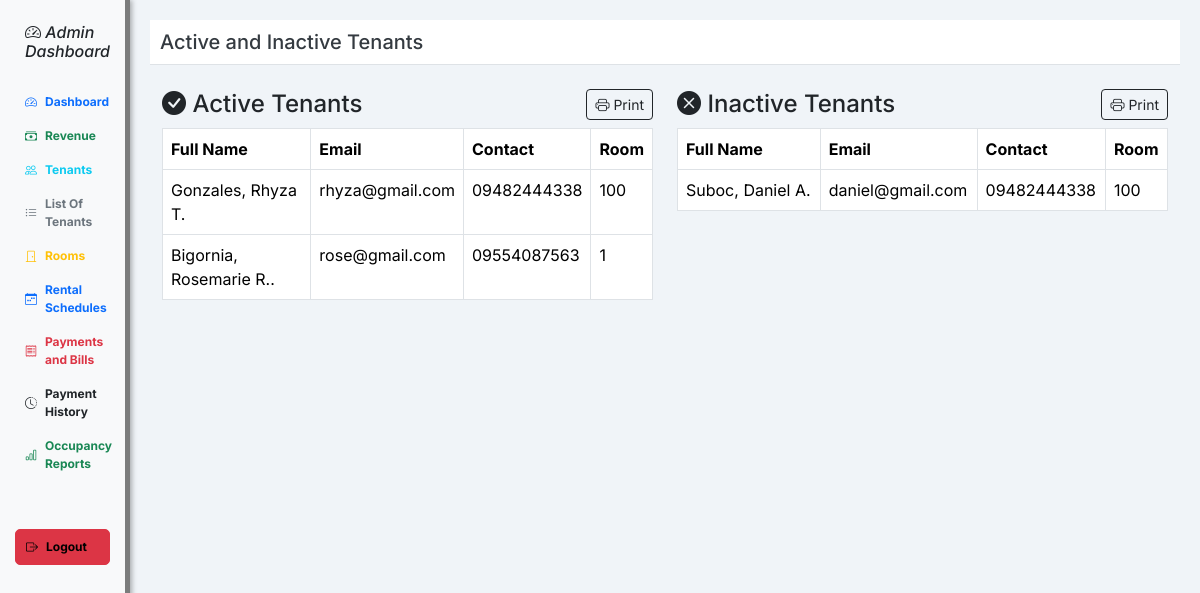
The page /admin/tenantlist.php on the database its author committed.
### tables this page shows
CREATE TABLE `tenant` (
  `tenant_id` int(11) NOT NULL,
  `firstname` varchar(255) NOT NULL,
  `lastname` varchar(255) NOT NULL,
  `mi` varchar(10) NOT NULL,
  `contactno` varchar(20) NOT NULL,
  `email` varchar(255) NOT NULL,
  `account_created` timestamp NOT NULL DEFAULT current_timestamp() ON UPDATE current_timestamp(),
  `status` varchar(100) DEFAULT NULL,
  `room_id` int(11) DEFAULT NULL
);

CREATE TABLE `room` (
  `room_id` int(11) NOT NULL,
  `roomnumber` varchar(100) NOT NULL,
  `capacity` varchar(100) NOT NULL,
  `price` varchar(100) NOT NULL,
  `status` varchar(100) NOT NULL,
  `photo` varchar(100) NOT NULL
);

### admin/tenantlist.php (the view, shortened to what this page needs)
<!DOCTYPE html>
<html lang="en">
<head>
  <link href="https://cdn.jsdelivr.net/npm/bootstrap@5.3.1/dist/css/bootstrap.min.css" rel="stylesheet"/>
  <link rel="stylesheet" href="https://cdn.jsdelivr.net/npm/bootstrap-icons@1.11.3/font/bootstrap-icons.css">
  <link rel="stylesheet" href="https://cdnjs.cloudflare.com/ajax/libs/font-awesome/6.4.0/css/all.min.css">
</head>
<body>
  <div class="d-flex">
    <nav class="sidebar">
      <h3 class="text-dark" style="font-size: 1.1rem;"><a href="dashboard.php" style="text-decoration: none; color: inherit;"> <strong>
            <h6> <i class="bi bi-speedometer2">
              Admin Dashboard</i> </h6>
          </strong></a></h3>
      <a href="dashboard.php" class="d-flex align-items-center gap-2 fw-bold text-primary">
        <i class="bi bi-speedometer2"></i> Dashboard
      </a>
      <a href="revenue.php" class="d-flex align-items-center gap-2 fw-bold text-success">
        <i class="bi bi-cash-stack"></i> Revenue
      </a>
      <a href="tenants.php" class="d-flex align-items-center gap-2 fw-bold text-info">
        <i class="bi bi-people"></i> Tenants
      </a>
      <a href="tenantlist.php" class="d-flex align-items-center gap-2 fw-bold text-secondary">
        <i class="bi bi-list-ul"></i> List Of Tenants
      </a>
      <a href="rooms.php" class="d-flex align-items-center gap-2 fw-bold text-warning">
        <i class="bi bi-door-closed"></i> Rooms
      </a>
      <a href="rentalsched.php" class="d-flex align-items-center gap-2 fw-bold text-primary">
        <i class="bi bi-calendar-week"></i> Rental Schedules
      </a>
      <a href="bills_payment.php" class="d-flex align-items-center gap-2 fw-bold text-danger">
        <i class="bi bi-receipt"></i> Payments and Bills
      </a>
      <a href="payment_history.php" class="d-flex align-items-center gap-2 fw-bold text-dark">
        <i class="bi bi-clock-history"></i> Payment History
      </a>
      <a href="occupancy.php" class="d-flex align-items-center gap-2 fw-bold text-success">
        <i class="bi bi-bar-chart"></i> Occupancy Reports
      </a>
      <a href="logout.php" class="mt-5 btn btn-danger btn-sm d-flex align-items-center gap-2 fw-bold" onclick="return confirm('Are you sure you want to logout?')">
        <i class="bi bi-box-arrow-right"></i> Logout
      </a>
    </nav>
    <div class="content">
      <div class="header">
        <h1>Active and Inactive Tenants</h1>
      </div>
      <div class="container mt-4">
        <div class="row">
          <div class="col-md-6 mb-4">
            <div class="d-flex justify-content-between align-items-center mb-2">
              <h4 class="mb-0"><i class="bi bi-check-circle-fill"></i> Active Tenants</h4>
              <button class="btn btn-outline-dark btn-sm" onclick="printActiveTable()"><i class="bi bi-printer"></i> Print</button>
            </div>
            <table class="table  print-active-table table-bordered" id="activeTable">
              <thead>
                <tr>
                  <th>Full Name</th>
                  <th>Email</th>
                  <th>Contact</th>
                  <th>Room</th>
                </tr>
              </thead>
              <tbody>
                <?php
                include('../conn.php');
                $active = mysqli_query($conn, "SELECT tenant.*, room.roomnumber FROM tenant LEFT JOIN room ON tenant.room_id = room.room_id WHERE tenant.status = 'Active'");
                while ($row = mysqli_fetch_array($active)) {
                  echo '<tr>';
                  echo '<td>' . $row['lastname'] . ', ' . $row['firstname'] . ' ' . $row['mi'] . '.</td>';
                  echo '<td>' . $row['email'] . '</td>';
                  echo '<td>' . $row['contactno'] . '</td>';
                  echo '<td>' . ($row['roomnumber'] ? $row['roomnumber'] : 'No Room Assigned') . '</td>';
                  echo '</tr>';
                }
                ?>
              </tbody>
            </table>
          </div>
          <div class="col-md-6 mb-4">
            <div class="d-flex justify-content-between align-items-center mb-2">
              <h4 class="mb-0"> <i class="bi bi-x-circle-fill"></i> Inactive Tenants</h4>
              <button class="btn btn-outline-dark btn-sm" onclick="printInactiveTable()"><i class="bi bi-printer"></i> Print</button>
            </div>
            <table class="table print-inactive-table table-bordered" id="inactiveTable">
              <thead>
                <tr>
                  <th>Full Name</th>
                  <th>Email</th>
                  <th>Contact</th>
                  <th>Room</th>
                </tr>
              </thead>
              <tbody>
                <?php
                $inactive = mysqli_query($conn, "SELECT tenant.*, room.roomnumber FROM tenant LEFT JOIN room ON tenant.room_id = room.room_id WHERE tenant.status = 'Inactive'");
                while ($row = mysqli_fetch_array($inactive)) {
                  echo '<tr>';
                  echo '<td>' . $row['lastname'] . ', ' . $row['firstname'] . ' ' . $row['mi'] . '.</td>';
                  echo '<td>' . $row['email'] . '</td>';
                  echo '<td>' . $row['contactno'] . '</td>';
                  echo '<td>' . ($row['roomnumber'] ? $row['roomnumber'] : 'No Room Assigned') . '</td>';
                  echo '</tr>';
                }
                ?>
              </tbody>
            </table>
          </div>
        </div>
      </div>
    </div>
  </div>
</body>
</html>

### admin/tenantlist.php (style rules this page uses)
body { font-family: 'Inter', system-ui, -apple-system, 'Segoe UI', sans-serif; background: #f0f4f8; }
.sidebar { height: 100vh; width: 130px; background-color: #f8f9fa; padding: 15px; border-right: 5px solid rgba(0, 0, 0, 0.5); box-shadow: 2px 0 5px rgba(0, 0, 0, 0.3); }
.sidebar a { color: #343a40; text-decoration: none; padding: 8px 10px; display: block; border-radius: 5px; font-size: 0.75rem; transition: background-color 0.3s; }
.content { padding: 20px; flex-grow: 1; }
.header { background-color: #ffffff; padding: 10px; border-bottom: 1px solid #dee2e6; }
.header h1 { margin: 0; font-size: 1.25rem; color: #343a40; }
.d-flex .sidebar a { color: black; }

### rows shown on the page
tenant: lastname "Gonzales", firstname "Rhyza", mi "T", email "rhyza@gmail.com", contactno "09482444338", room.roomnumber "100"
tenant: lastname "Bigornia", firstname "Rosemarie", mi "R.", email "rose@gmail.com", contactno "09554087563", room.roomnumber "1"
tenant: lastname "Suboc", firstname "Daniel", mi "A", email "daniel@gmail.com", contactno "09482444338", room.roomnumber "100"
